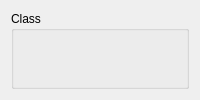
<?xml version="1.0" encoding="UTF-8"?>
<ui version="4.0">
 <class>Designer::Internal::FormClassWizardPage</class>
 <widget class="QWizardPage" name="Designer::Internal::FormClassWizardPage">
  <property name="title">
   <string>Choose a Class Name</string>
  </property>
  <layout class="QGridLayout" name="gridLayout">
   <item row="0" column="0">
    <widget class="QGroupBox" name="classGroupBox">
     <property name="title">
      <string>Class</string>
     </property>
     <layout class="QVBoxLayout" name="verticalLayout_2">
      <item>
       <widget class="Utils::NewClassWidget" name="newClassWidget"/>
      </item>
     </layout>
    </widget>
   </item>
  </layout>
 </widget>
 <customwidgets>
  <customwidget>
   <class>Utils::NewClassWidget</class>
   <extends>QWidget</extends>
   <header location="global">newclasswidget.h</header>
   <container>1</container>
  </customwidget>
 </customwidgets>
 <resources/>
 <connections/>
</ui>
